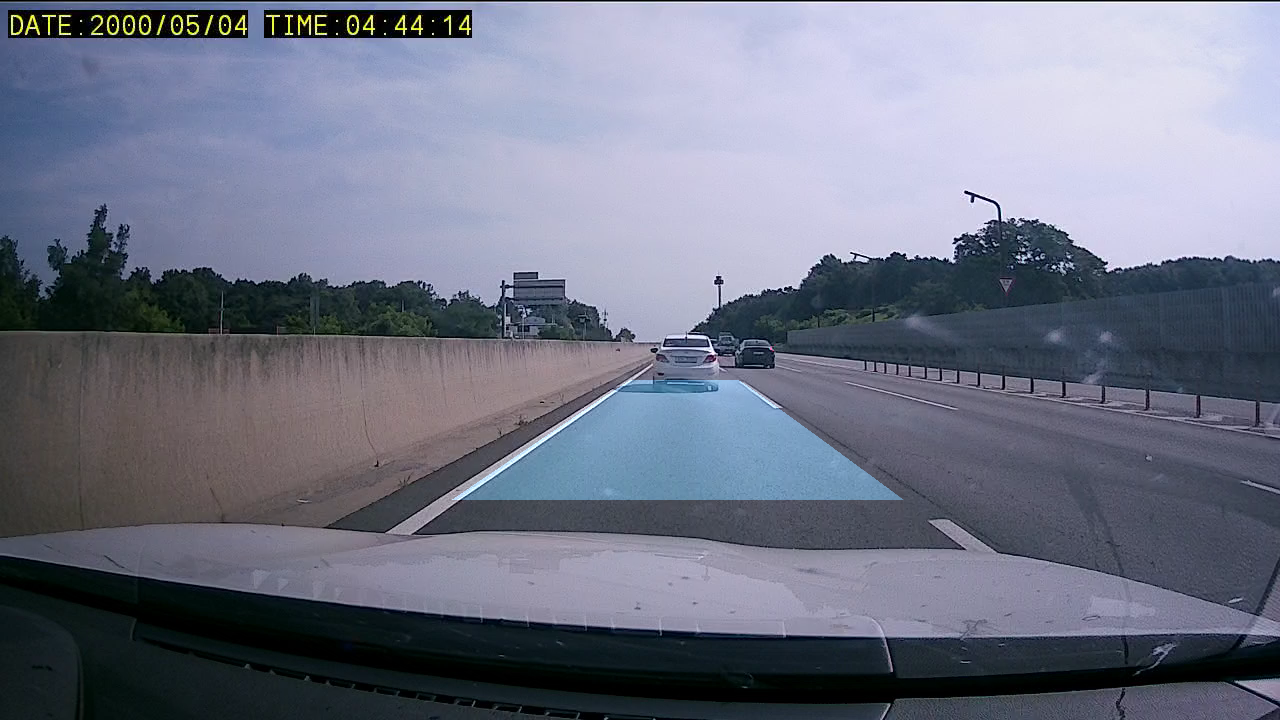
#> input picture line_detction/2023-07-27_15-21-49.png, 1280 x 720 px, given in place of 17_16_07_53.png, which was not available
$ python 23_07_17.py   (older library calls are emulated)
#> lines starting #> are read from the running program, lines starting #| are printed output that depends on the picture; after the words box and inside, x2 and y2 are one past the last pixel; in counts of white or black regions, pixels touching at a corner belong together; pictures that were not available may be replaced by others from this repository, and a replacement may not be noted
# -*- coding: utf-8 -*-
import cv2
import numpy as np
import datetime
import matplotlib.pyplot as plt

# [26 lines left out: functions region_of_interest, draw_lines, detect_lane, not called in this run]

def color_filter(image):
    hls = cv2.cvtColor(image, cv2.COLOR_BGR2HLS)

    lower = np.array([20, 150, 20])
    upper = np.array([255, 255, 255])

    yellow_lower = np.array([0, 85, 81])
    yellow_upper = np.array([190, 255, 255])

    yellow_mask = cv2.inRange(hls, yellow_lower, yellow_upper)
    white_mask = cv2.inRange(hls, lower, upper)
    mask = cv2.bitwise_or(yellow_mask, white_mask)
    masked = cv2.bitwise_and(image, image, mask = mask)

    return masked

def roi(image):
    # 이미지 크기 가져오기
    x = int(image.shape[1])
    y = int(image.shape[0])

    # print(x, y)

    _shape = np.array([
          [int(0.1*x), int(y)],
          [int(0.1*x), int(0.1*y)],
          [int(0.4*x), int(0.1*y)],
          [int(0.4*x), int(y)],
          [int(0.6*x), int(y)],
          [int(0.6*x), int(0.1*y)],
          [int(0.9*x), int(0.1*y)],
          [int(0.9*x), int(y)],
          [int(0.2*x), int(y)]
          ])
    # print(_shape)
    cv2.polylines(image, [_shape], 1, (255,0,0))
    # cv2.imshow('image', image)

    mask = np.zeros_like(image)
    # image 채널 개수 = image.shape[2] = 3
    # print(image.shape[2])

    if len(image.shape) > 2:
        channel_count = image.shape[2]
        ignore_mask_color = (255,) * channel_count
    else:
        ignore_mask_color = 255

    cv2.fillPoly(mask, np.int32([_shape]), ignore_mask_color)
    masked_image = cv2.bitwise_and(image, mask)

    return masked_image

def wrapping(image):
    (h, w) = (image.shape[0], image.shape[1])

    # source = np.float32([[w // 2 - 30, h * 0.53], [w // 2 + 60, h * 0.53], [w * 0.3, h], [w, h]])
    # destination = np.float32([[0, 0], [w-350, 0], [400, h], [w-150, h]])
    source = np.float32([[0.1*w, 0.1*h], [0.9*w, 0.1*h], [w * 0.1, h*0.9], [0.9*w, h*0.9]])
    destination = np.float32([[0, 0], [w-250, 0], [400, h], [w-650, h]])

    transform_matrix = cv2.getPerspectiveTransform(source, destination)
    minv = cv2.getPerspectiveTransform(destination, source)
    _image = cv2.warpPerspective(image, transform_matrix, (w, h))
    cv2.imshow('img', _image)

    plt.imshow(_image),plt.title('Perspective')
    plt.show()

    return _image, minv

def plothistogram(image):
    histogram = np.sum(image[image.shape[0]//2:, :], axis=0)
    midpoint = np.int(histogram.shape[0]/2)
    leftbase = np.argmax(histogram[:midpoint])
    rightbase = np.argmax(histogram[midpoint:]) + midpoint

    # print(leftbase, rightbase)

    return leftbase, rightbase

def slide_window_search(binary_warped, left_current, right_current):
    out_img = np.dstack((binary_warped, binary_warped, binary_warped))

    nwindows = 4
    window_height = np.int(binary_warped.shape[0] / nwindows)
    nonzero = binary_warped.nonzero()  # 선이 있는 부분의 인덱스만 저장
    nonzero_y = np.array(nonzero[0])  # 선이 있는 부분 y의 인덱스 값
    nonzero_x = np.array(nonzero[1])  # 선이 있는 부분 x의 인덱스 값
    margin = 100
    minpix = 50
    left_lane = []
    right_lane = []
    color = [0, 255, 0]
    thickness = 2

    for w in range(nwindows):
        win_y_low = binary_warped.shape[0] - (w + 1) * window_height  # window 윗부분
        win_y_high = binary_warped.shape[0] - w * window_height  # window 아랫 부분
        win_xleft_low = left_current - margin  # 왼쪽 window 왼쪽 위
        win_xleft_high = left_current + margin  # 왼쪽 window 오른쪽 아래
        win_xright_low = right_current - margin  # 오른쪽 window 왼쪽 위
        win_xright_high = right_current + margin  # 오른쪽 window 오른쪽 아래

        cv2.rectangle(out_img, (win_xleft_low, win_y_low), (win_xleft_high, win_y_high), color, thickness)
        cv2.rectangle(out_img, (win_xright_low, win_y_low), (win_xright_high, win_y_high), color, thickness)
        good_left = ((nonzero_y >= win_y_low) & (nonzero_y < win_y_high) & (nonzero_x >= win_xleft_low) & (nonzero_x < win_xleft_high)).nonzero()[0]
        good_right = ((nonzero_y >= win_y_low) & (nonzero_y < win_y_high) & (nonzero_x >= win_xright_low) & (nonzero_x < win_xright_high)).nonzero()[0]
        left_lane.append(good_left)
        right_lane.append(good_right)
        #네모 박스
        cv2.imshow("oo", out_img)

        if len(good_left) > minpix:
            left_current = np.int(np.mean(nonzero_x[good_left]))
        if len(good_right) > minpix:
            right_current = np.int(np.mean(nonzero_x[good_right]))

    left_lane = np.concatenate(left_lane)  # np.concatenate() -> array를 1차원으로 합침
    right_lane = np.concatenate(right_lane)

    leftx = nonzero_x[left_lane]
    lefty = nonzero_y[left_lane]
    rightx = nonzero_x[right_lane]
    righty = nonzero_y[right_lane]

    left_fit = np.polyfit(lefty, leftx, 2)
    right_fit = np.polyfit(righty, rightx, 2)

    ploty = np.linspace(0, binary_warped.shape[0] - 1, binary_warped.shape[0])
    left_fitx = left_fit[0] * ploty ** 2 + left_fit[1] * ploty + left_fit[2]
    right_fitx = right_fit[0] * ploty ** 2 + right_fit[1] * ploty + right_fit[2]

    ltx = np.trunc(left_fitx)  # np.trunc() -> 소수점 부분을 버림
    rtx = np.trunc(right_fitx)

    out_img[nonzero_y[left_lane], nonzero_x[left_lane]] = [255, 0, 0]
    out_img[nonzero_y[right_lane], nonzero_x[right_lane]] = [0, 0, 255]

    # [6 lines of commented-out code are left out]

    ret = {'left_fitx' : ltx, 'right_fitx': rtx, 'ploty': ploty}

    return ret

# [22 lines left out: function draw_lane_lines, not called in this run]

def process_frame(frame):
    color_filtered = color_filter(frame)
    # cv2.imshow('color_filtered', color_filtered)

    roied = roi(color_filtered)
    # cv2.imshow('roi', roied)

    warped, minv = wrapping(roied)
    # warped, minv = wrapping(roied)

    left_base, right_base = plothistogram(warped)

    draw_info = slide_window_search(warped, left_base, right_base)
    _, result = draw_lane_lines(frame, warped, minv, draw_info)
    return result


# [48 lines of commented-out code are left out]

image = cv2.imread('C:/Users/jiung/Downloads/17_16_07_53.png')
#> image is the input picture: shape (720, 1280, 3); mean B, G, R 133.4, 116.1, 111.6
result_frame = process_frame(image)
#> in color_filter, `yellow_mask = cv2.inRange(hls, yellow_lower, yellow_upper)`:
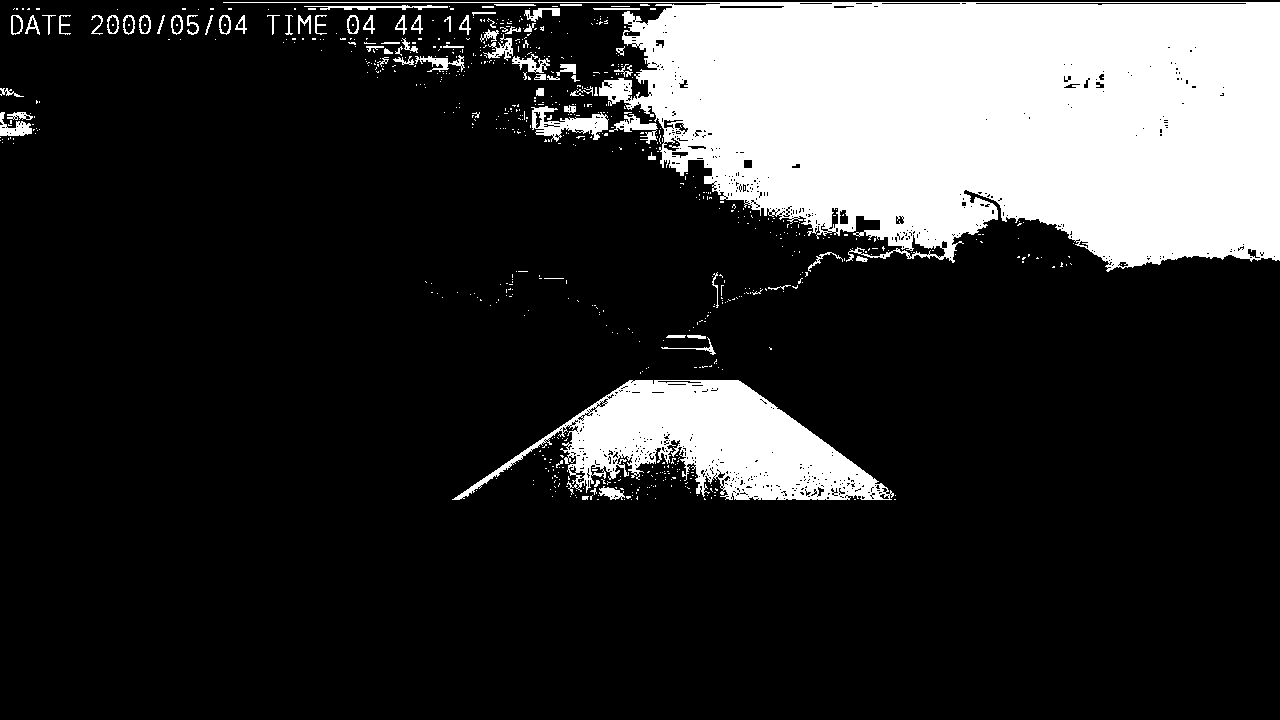
#> yellow_mask: shape (720, 1280); 19.2% white; 722 white regions (644 under 20 px), largest, box (x1, y1, x2, y2) and area: (223, 2, 1280, 272) 143545, (452, 380, 894, 500) 23925, (531, 106, 609, 142) 1214
#> in roi, `cv2.fillPoly(mask, np.int32([_shape]), ignore_mask_color)`:
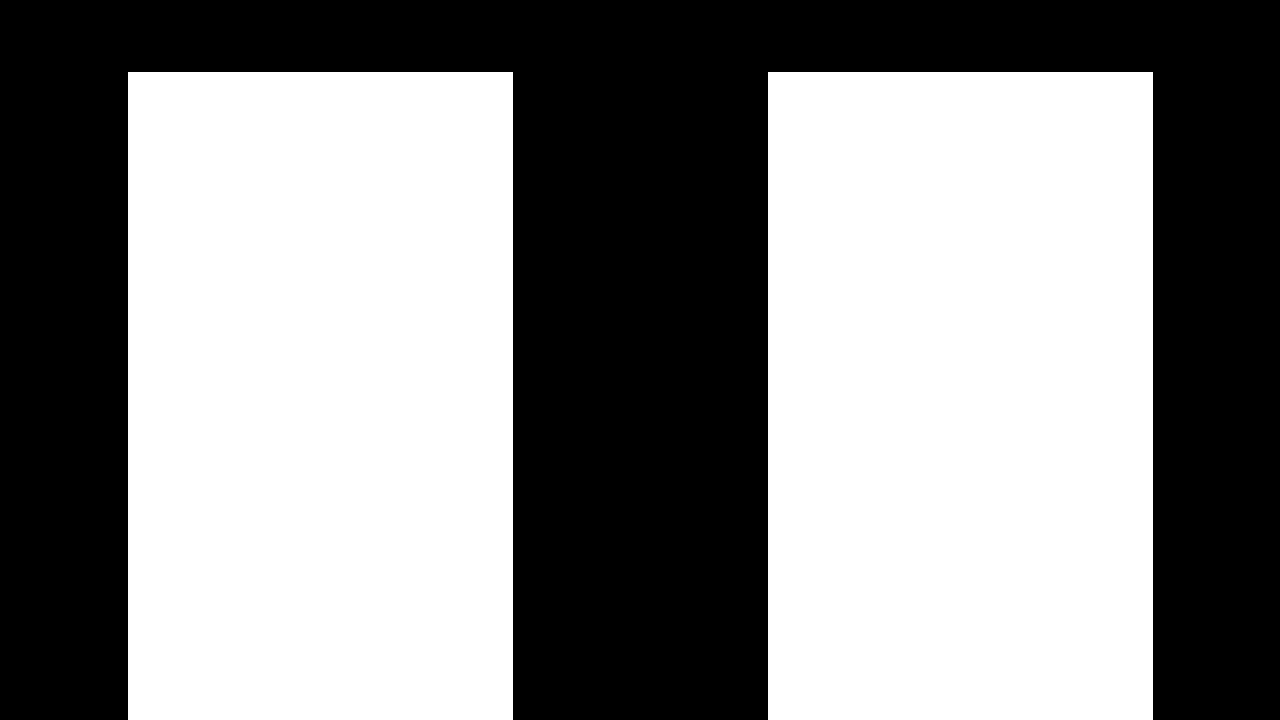
#> mask: shape (720, 1280, 3); 54.1% white; 1 black region, box (x1, y1, x2, y2) and area: (0, 0, 1280, 720) 422640
#> in roi, `masked_image = cv2.bitwise_and(image, mask)`:
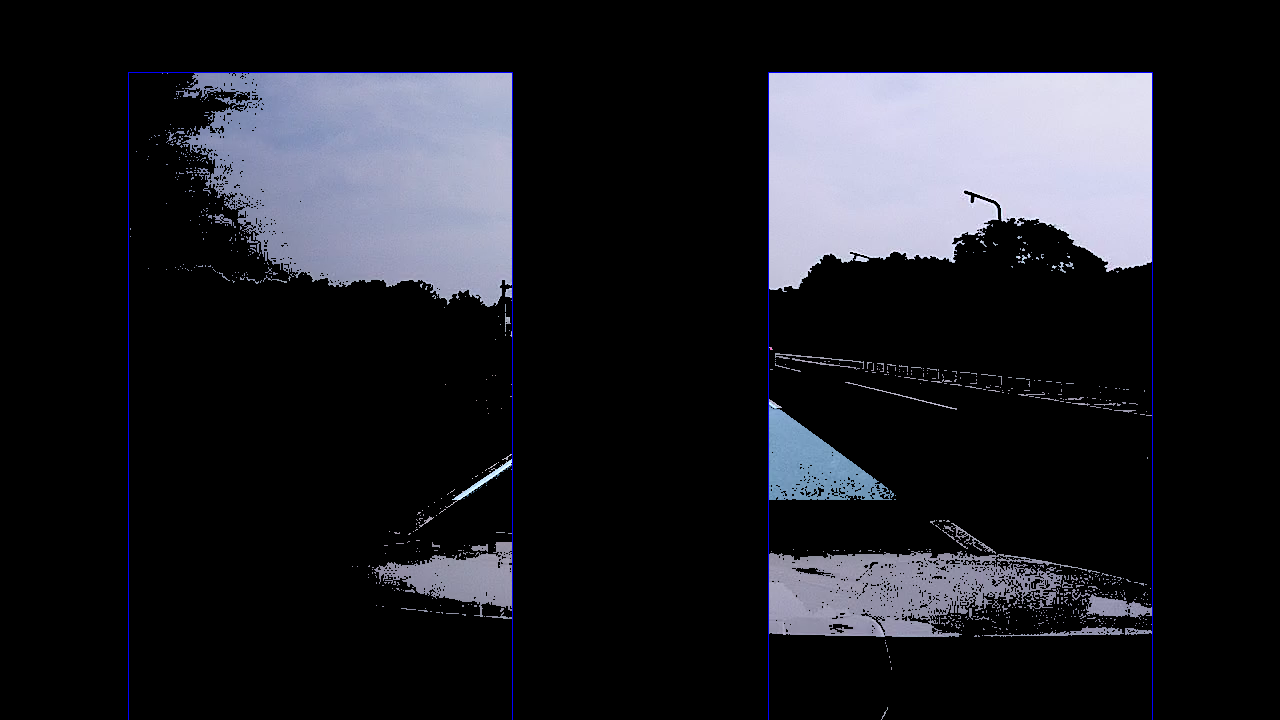
#> masked_image: shape (720, 1280, 3); mean B, G, R 37.4, 31.7, 31.1
#> in wrapping, `cv2.imshow('img', _image)`:
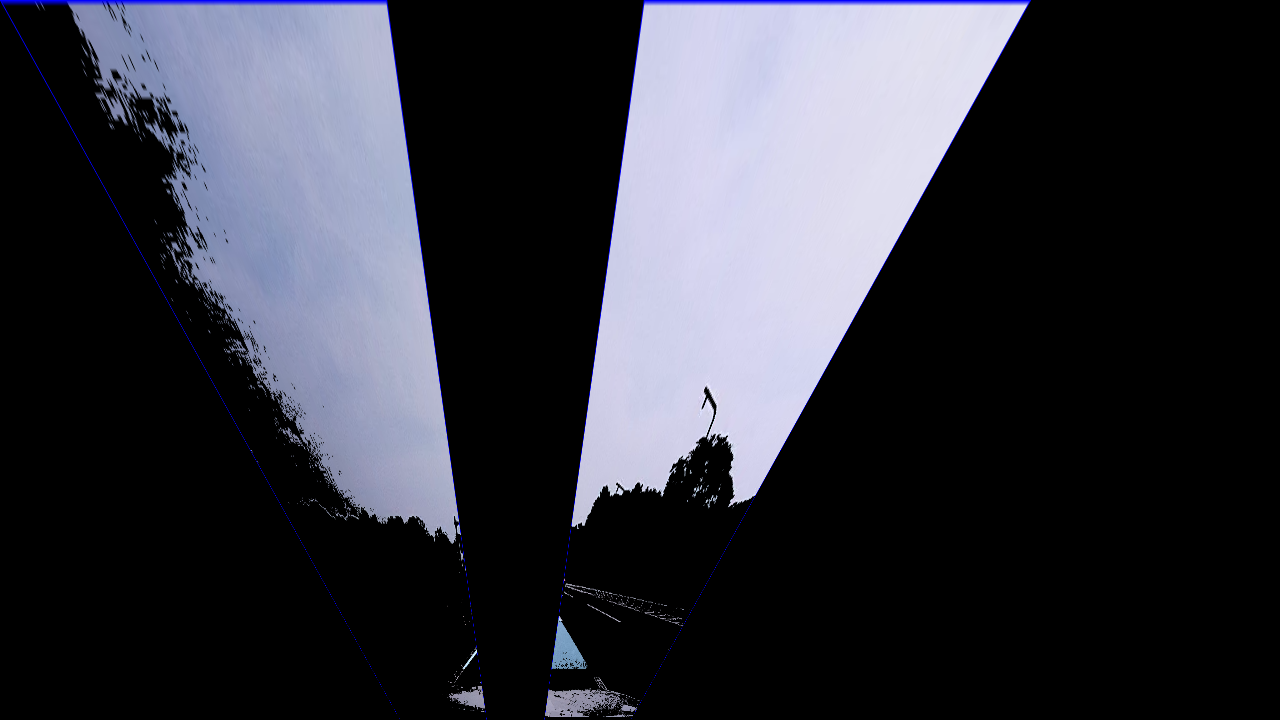
#> window 'img': shape (720, 1280, 3); mean B, G, R 60.2, 51.5, 50.6
#> in process_frame, `warped, minv = wrapping(roied)`: minv = [[0.994, -0.69, 128], [6e-17, 0.101, 72], [8.33e-19, -0.00108, 1]]
#> in plothistogram, `histogram = np.sum(image[image.shape[0]//2:, :], axis=0)`: histogram = 1280 rows, first 8: [0, 0, 0], [0, 0, 0], [0, 0, 0], [0, 0, 0], [0, 0, 0], [0, 0, 0], [0, 0, 0], [0, 0, 0]
#> in plothistogram, `leftbase = np.argmax(histogram[:midpoint])`: leftbase = 1302
#> in plothistogram, `rightbase = np.argmax(histogram[midpoint:]) + midpoint`: rightbase = 931
#> in process_frame, `left_base, right_base = plothistogram(warped)`: left_base = 1302; right_base = 931
#> the loop in slide_window_search, `for w in range(nwindows):` made 1 pass
#> (win_xleft_low, win_xleft_high, win_xright_low, win_xright_high) on pass 1: (1202, 1402, 831, 1031)
#> after the loop in slide_window_search, `for w in range(nwindows):`: left_lane = []
#> (the run stopped early here; a loop or call above may not have finished)

$ run again, on line_detction/2023-07-27_15-23-47.png
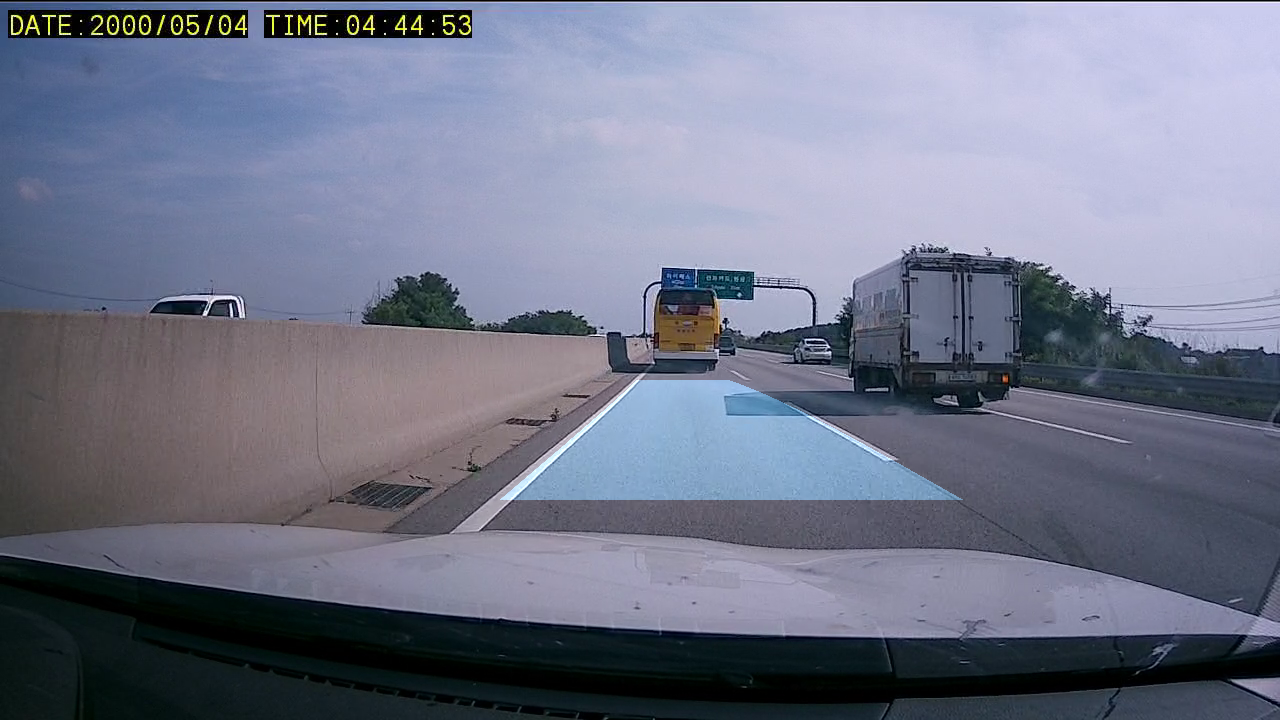
#> input picture line_detction/2023-07-27_15-23-47.png, 1280 x 720 px, given in place of 17_16_07_53.png, which was not available
#> image is the input picture: shape (720, 1280, 3); mean B, G, R 137.9, 118.5, 113.7
#> hls: shape (720, 1280, 3); mean of channels 0, 1, 2 113.8, 125.7, 67.5
#> in color_filter, `yellow_mask = cv2.inRange(hls, yellow_lower, yellow_upper)`:
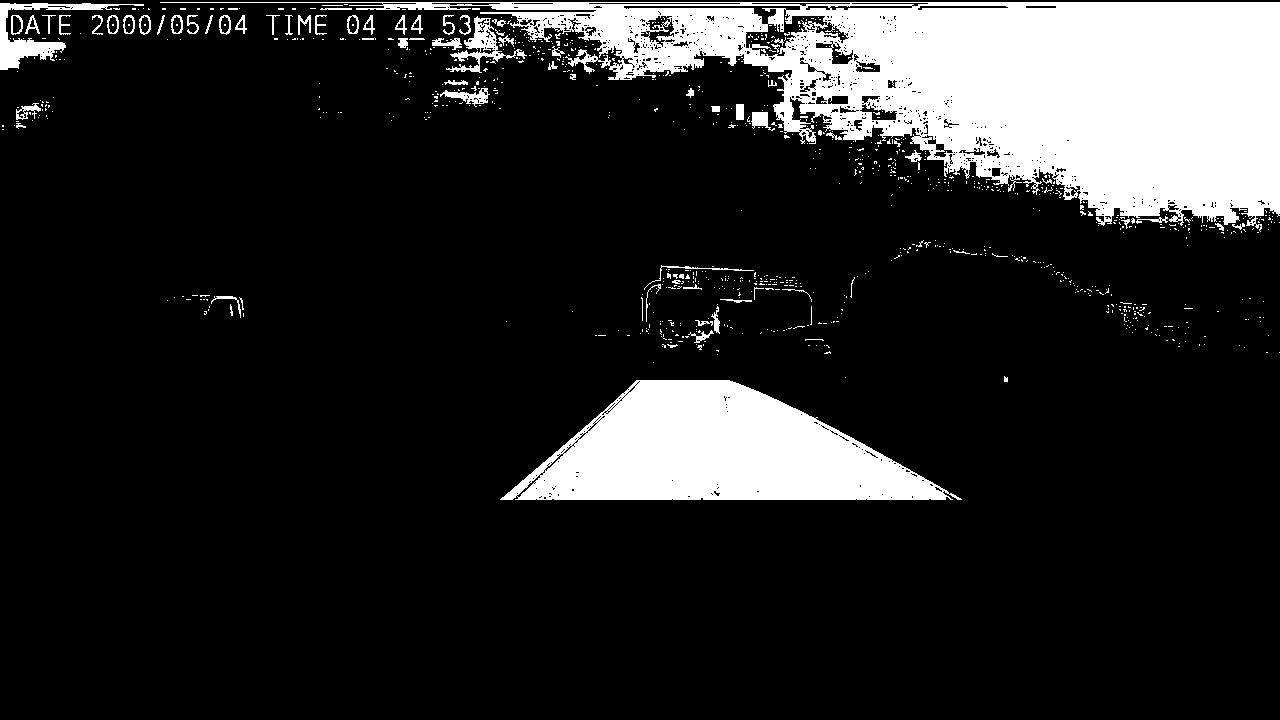
#> yellow_mask: shape (720, 1280); 15.4% white; 978 white regions (897 under 20 px), largest, box (x1, y1, x2, y2) and area: (160, 2, 1280, 232) 96930, (500, 380, 962, 500) 33600, (0, 3, 144, 70) 2090
#> white_mask: shape (720, 1280); 41% white; 629 white regions (550 under 20 px), largest, box (x1, y1, x2, y2) and area: (121, 2, 1280, 354) 284274, (381, 531, 1029, 637) 42560, (457, 373, 951, 532) 33399
#> in wrapping, `cv2.imshow('img', _image)`:
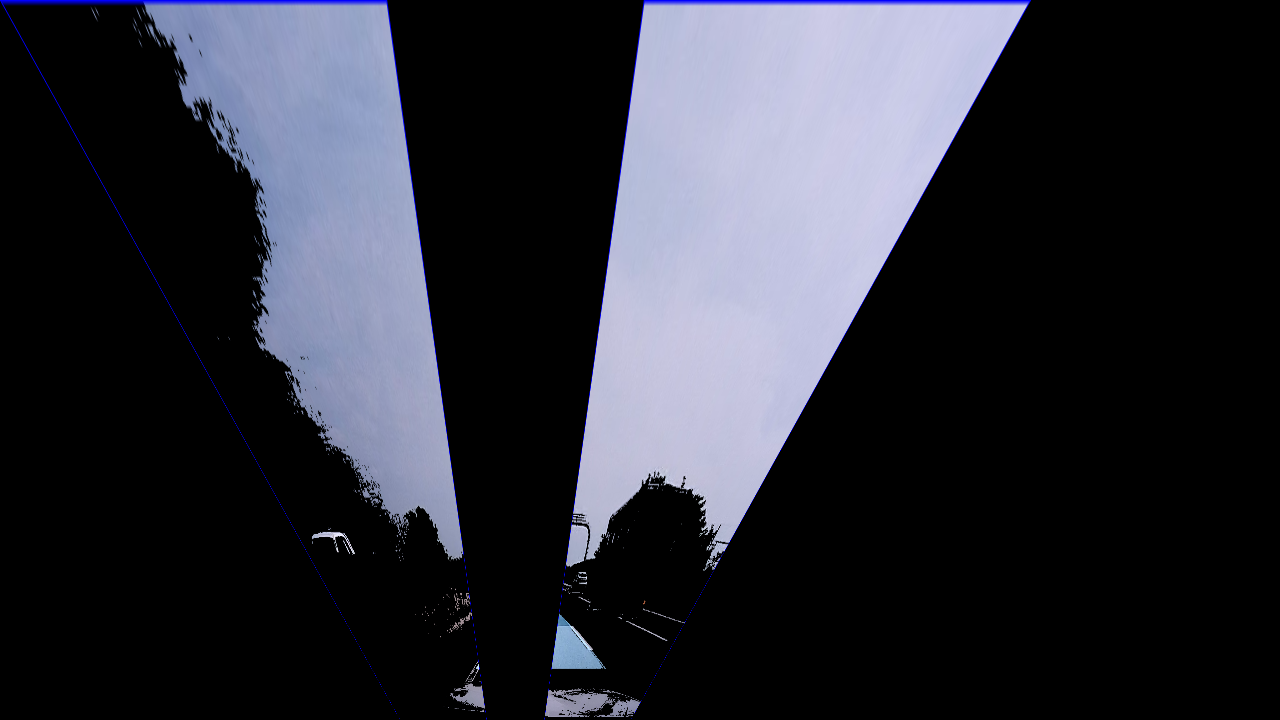
#> window 'img': shape (720, 1280, 3); mean B, G, R 54.1, 45.2, 43.9
#> in process_frame, `warped, minv = wrapping(roied)`: minv = [[0.994, -0.69, 128], [6e-17, 0.101, 72], [8.33e-19, -0.00108, 1]]
#> histogram = 1280 rows, first 8: [0, 0, 0], [0, 0, 0], [0, 0, 0], [0, 0, 0], [0, 0, 0], [0, 0, 0], [0, 0, 0], [0, 0, 0]
#> leftbase = 1779
#> rightbase = 865
#> left_base = 1779; right_base = 865
#> the loop in slide_window_search, `for w in range(nwindows):` made 1 pass
#> (win_xleft_low, win_xleft_high, win_xright_low, win_xright_high) on pass 1: (1679, 1879, 765, 965)
#> after the loop in slide_window_search, `for w in range(nwindows):`: left_lane = []
